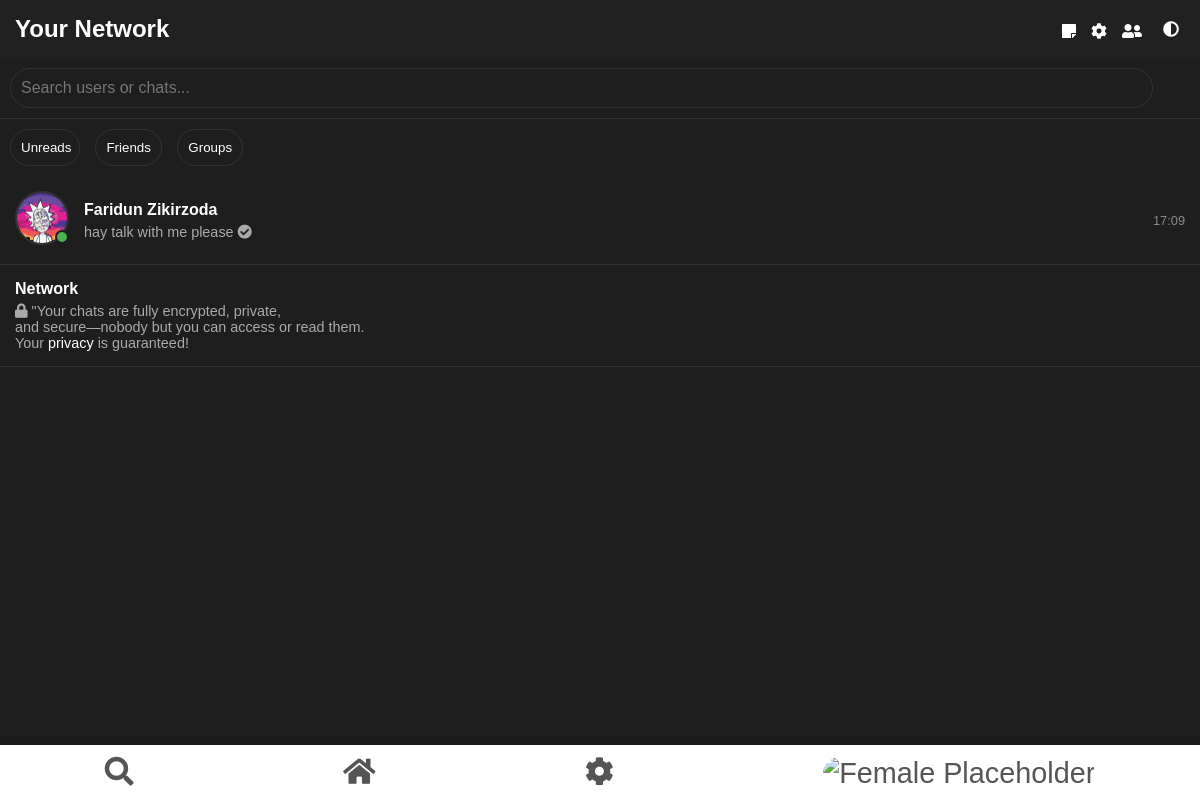
Page /chat-users/ (signed in) on the committed database.
### users/models.py (models this page shows, shortened)
class CustomUser(AbstractUser):
    blocked_users = models.ManyToManyField('self', symmetrical=False, related_name='blocked_by', blank=True)
    is_online = models.BooleanField(default=False)
    last_seen = models.DateTimeField(null=True, blank=True)
    GENDER_CHOICES = [
        ('M', 'Male'),
        ('F', 'Female')
    ]
    username = models.CharField(max_length=12, unique=True)
    name = models.CharField(max_length=100)
    email = models.EmailField(max_length=30)
    number= models.PositiveIntegerField(null=True, blank=True)
    surname = models.CharField(max_length=100)
    gender = models.CharField(max_length=1, choices=GENDER_CHOICES, default='M')
    mini_info = models.TextField(max_length=200, blank=True)
    friends = models.ManyToManyField('self', blank=True)
    music = models.FileField(upload_to='user_music/', blank=True, null=True)
    TYPE_CHOISE = [
        ('O', 'Open'),
        ('C', 'Close - request'),
        ('F', 'Friend - request')
    ]
    PROF_CHOISE = [
        ('C', 'Company'),
        ('P', 'Default - profile'),
        ('S', 'Online store')
    ]
    accounts_type = models.CharField(max_length=1, choices=TYPE_CHOISE, default='O')
    profile_type = models.CharField(max_length=1, choices=PROF_CHOISE, default='P')
    status_choices = [
        ('greate', 'Greate 😎'),
        ('good', 'Good 😍'),
        ('normal', 'Normal 😐'),
        ('sad', 'Sad 😔'),
        ('bad', 'Bad 😡'),
        ('super_bad', 'Super Bad 🤬'),
    ]
    status = models.CharField(max_length=10, choices=status_choices, default='normal')
    profile_pic = models.ImageField(upload_to='profile_pics/', blank=True, null=True)
    cover_pic = models.ImageField(upload_to='cover_pics/', blank=True, null=True)
    website = models.URLField(max_length=200, blank=True, null=True)

class Message(models.Model):
    chat = models.ForeignKey(Chat, related_name='messages', on_delete=models.CASCADE, null=True)
    sender = models.ForeignKey(CustomUser, related_name='sent_messages', on_delete=models.CASCADE)
    receiver = models.ForeignKey(CustomUser, related_name='received_messages', on_delete=models.CASCADE)
    content = models.TextField(blank=True, null=True)  # Text content (optional)
    image = models.ImageField(upload_to='messages/images/', blank=True, null=True)  # Image upload (optional)
    video = models.FileField(upload_to='messages/videos/', blank=True, null=True)  # Video upload (optional)
    timestamp = models.DateTimeField(auto_now_add=True)
    is_read = models.BooleanField(default=False)

### users/views.py (the view)
# urls.py: path('', views.chat_users_list, name='chat_users_list'),
@login_required
def chat_users_list(request):
    logged_in_user = request.user
    chat_users = Message.objects.filter(
        Q(sender=logged_in_user) | Q(receiver=logged_in_user)
    ).values('sender', 'receiver').distinct()
    users = []
    for chat_user in chat_users:
        users.append(chat_user['sender'] if chat_user['sender'] != logged_in_user.id else chat_user['receiver'])
    friend_requests_sent = FriendRequest.objects.filter(from_user=logged_in_user, status='sent')
    friend_requests_received = FriendRequest.objects.filter(to_user=logged_in_user, status='sent')
    friend_users = CustomUser.objects.filter(id__in=users).exclude(
        id__in=[request.to_user.id for request in friend_requests_received]
    )
    search_query = request.GET.get('search', '')
    if search_query:
        friend_users = friend_users.filter(Q(username__icontains=search_query) | Q(email__icontains=search_query) | Q(name__icontains=search_query) | Q(surname__icontains=search_query))
    recent_messages = {}
    for user in friend_users:
        last_message = Message.objects.filter(
            Q(sender=user) | Q(receiver=user),
            Q(sender=logged_in_user) | Q(receiver=logged_in_user)
        ).order_by('-timestamp').first()  # Get the most recent message
        recent_messages[user.id] = last_message
    blocked_users = request.user.blocked_users.all()
    paginator = Paginator(friend_users, 10)  # Show 10 users per page
    page_number = request.GET.get('page')
    page_obj = paginator.get_page(page_number)
    unread_messages = Message.objects.filter(
        receiver=logged_in_user, is_read=False
    ).order_by('timestamp')  # Fetch unread messages, ordered by timestamp
    friend_users_with_unread_messages = []
    for user in friend_users:
        user_unread_messages = unread_messages.filter(
            Q(sender=user) | Q(receiver=user)
        ).order_by('-timestamp')
        friend_users_with_unread_messages.append({
            'user': user,
            'unread_messages': user_unread_messages,
            'last_message': recent_messages.get(user.id)  # Add last message
        })
    friend_requests_count = FriendRequest.objects.filter(to_user=request.user).count()
    return render(request, 'users/chat_users_list.html', {
        'page_obj': page_obj,
        'friend_requests_count': friend_requests_count,
        'friend_users_with_unread_messages': friend_users_with_unread_messages,  # Pass unread messages to the template
        'search_query': search_query,  # Pass the search query to the template
        'blocked_users':blocked_users,
    })

### users/templates/users/chat_users_list.html (shortened to what this page needs)
<!DOCTYPE html>
<html lang="en">
<head>
  <link rel="stylesheet" href="https://cdnjs.cloudflare.com/ajax/libs/font-awesome/5.15.4/css/all.min.css">
  <link href="https://cdnjs.cloudflare.com/ajax/libs/font-awesome/5.15.4/css/all.min.css" rel="stylesheet">
</head>
<body>
  <div class="bottom-bar">
    <a href="{% url 'users_list' %}">
      <span class="icon"><i class="fas fa-search"></i></span>
    </a>
    <a href="{% url 'chat_users_list' %}">
      <span class="icon"><i class="fas fa-home"></i></span>
    </a>
    <a href="{% url 'delete_account' %}">
      <span class="icon"><i class="fas fa-cog"></i></span>
    </a>
    <a href="{% url 'profile' %}">
      <span class="icon">
      {% if request.user.profile_pic %}
      <img src="{{ request.user.profile_pic.url }}" alt="Profile Picture" >
  {% else %}
      {% if request.user.gender == "M" %}
      <img src="https://t3.ftcdn.net/jpg/04/43/94/64/360_F_443946404_7GUoIGZeyx7R7ymCicI3k0xPnrMoKDek.webp" alt="Male Placeholder">
      {% else %}
          <img src="https://media.istockphoto.com/id/1327592664/ru/%D0%B2%D0%B5%D0%BA%D1%82%D0%BE%D1%80%D0%BD%D0%B0%D1%8F/%D0%B7%D0%BD%D0%B0%D1%87%D0%BE%D0%BA-%D0%B7%D0%B0%D0%BF%D0%BE%D0%BB%D0%BD%D0%B8%D1%82%D0%B5%D0%BB%D1%8F-%D1%84%D0%BE%D1%82%D0%BE-%D0%B0%D0%B2%D0%B0%D1%82%D0%B0%D1%80%D0%B0-%D0%BF%D0%BE-%D1%83%D0%BC%D0%BE%D0%BB%D1%87%D0%B0%D0%BD%D0%B8%D1%8E-%D1%81%D0%B5%D1%80%D0%BE%D0%B5-%D0%B8%D0%B7%D0%BE%D0%B1%D1%80%D0%B0%D0%B6%D0%B5%D0%BD%D0%B8%D0%B5-%D0%BF%D1%80%D0%BE%D1%84%D0%B8%D0%BB%D1%8F-%D0%B4%D0%B5%D0%BB%D0%BE%D0%B2%D0%B0%D1%8F-%D0%B6%D0%B5%D0%BD%D1%89%D0%B8%D0%BD%D0%B0.jpg?s=170667a&w=0&k=20&c=zSkOCGQKzshhVaqfS6hHsmUYbOQopoz0Z3dcPllf8uE=" alt="Female Placeholder">
      {% endif %}
  {% endif %}</span>
    </a>
  </div>
  <div class="chat-container">
    <div class="header">
      <span class="title">Your Network</span>
      <div class="icons">
        <a href="{% url 'chat_with_user' request.user.username %}">
        <i class="fas fa-sticky-note"></i>
      </a>
      <a href="{% url 'edit_profile' %}">
        <i class="fas fa-cog"></i>
      </a>
      <a href="{% url 'groups' %}">
        <i class="fas fa-user-friends"></i>
      </a>
        <button class="theme-toggle" onclick="toggleTheme()">
          <i class="fas fa-adjust"></i>
        </button>
      </div>
    </div>
    <form method="get" action="{% url 'chat_users_list' %}">
    <div class="search-bar">
      <input type="text" name="search" placeholder="Search users or chats..." value="{{ search_query }}">
    </div>
  </form>
  <div>
    <button class="adds" id="unreads-btn">Unreads</button>
    <button class="show-friends">Friends</button>
    <a href="{% url 'groups' %}">
    <button class="groups">Groups</button>
  </a>
  </div>
    <div class="chat-list">
      {% for user in friend_users_with_unread_messages %}
      {% if user.user != request.user %}
      <a class="use" href="{% url 'chat_with_user' user.user.username %}">
      <div class="chat-item">
        <div class="status {% if user.user.is_online %}
        online
        {% else %}
        offline
        {% endif %}">
        {% if user.user.profile_pic %}
        <img src="{{ user.user.profile_pic.url }}" alt="Profile Picture" >
    {% else %}
        {% if user.user.gender == "M" %}
            <img src="https://i.pinimg.com/600x315/34/6e/1d/346e1df0044fd77dfb6f65cc086b2d5e.jpg" alt="Male Placeholder" >
        {% else %}
            <img src="https://i.pinimg.com/1200x/c7/0c/36/c70c3652b86753708079b17e9033c488.jpg" alt="Female Placeholder">
        {% endif %}
    {% endif %}
        </div>
        <div class="chat-details">
          {% if user.user in request.user.blocked_users.all %}
          <h4>{{ user.user.name }} {{ user.user.surname }} <i class="fas fa-ban" style="color: red;"></i></h4>
          {% elif request.user in user.user.blocked_users.all %}
          <h4 style="color: rgb(255, 84, 84);">{{ user.user.name }} {{ user.user.surname }} - Blocked you</h4>
          {% else %}
          <h4>{{ user.user.name }} {{ user.user.surname }}</h4>
          {% endif %}
          <p>{% if user.unread_messages %}
            {{ user.unread_messages.0.content }}
            {% else %}
        {% if user.last_message.sender == request.user %}
        <strong>You:</strong> {{ user.last_message.content }}
        {% else %}
        {{ user.last_message.content }}
        <i class="fas fa-check-circle"></i>
        {% endif %}</p>
        {% endif %}
        </div>
        <div class="chat-meta">
          <span>{% if user.unread_messages %}
            {{ user.unread_messages.0.timestamp|date:"H:i" }}
{% else %}
        {% if user.last_message %}{{ user.last_message.timestamp|date:"H:i" }}
        {% endif %}
        {% endif %}
      </span>
        </div>
      </div>
    </a>
      {% endif %}
      {% endfor %}
      <div class="chat-item">
    <div class="chat-details">
      <h4>Network</h4>
      <p><i class="fas fa-lock"></i> "Your chats are fully encrypted, private, <br> and secure—nobody but you can access or read them. <br> Your <a href="{% url 'terms' %}">privacy</a> is guaranteed!</p>
    </div>
  </div>
    </div>
  </div>
</body>
</html>

### users/templates/users/chat_users_list.html (style rules this page uses)
:root { --bg-color: #121212; --text-color: #fff; --container-color: #1e1e1e; --hover-color: #2a2a2a; --border-color: #333; --header-color: #a42eff; }
body { margin: 0; font-family: Arial, sans-serif; background-color: var(--bg-color); color: var(--text-color); transition: background-color 0.3s, color 0.3s; }
.chat-container { margin: auto; background-color: var(--container-color); box-shadow: 0 4px 6px rgba(0, 0, 0, 0.3); overflow: hidden; height: 100vh; display: flex; flex-direction: column; transition: background-color 0.3s, box-shadow 0.3s; }
.header { background-color: var(--header-color); color: white; padding: 15px; display: flex; justify-content: space-between; align-items: center; font-size: 1.5rem; font-weight: bold; position: sticky; top: 0; z-index: 10; transition: background-color 0.3s; }
.header .title { font-size: 1.5rem; }
.header .icons { display: flex; align-items: center; gap: 15px; }
.header .icons i { font-size: 1rem; cursor: pointer; transition: color 0.3s; }
.theme-toggle { background: none; border: none; color: white; font-size: 1.2rem; cursor: pointer; transition: color 0.3s; }
.search-bar { padding: 10px; border-bottom: 1px solid var(--border-color); }
.search-bar input { width: 95%; padding: 10px; border: 1px solid var(--border-color); border-radius: 20px; font-size: 1rem; outline: none; background-color: var(--container-color); color: var(--text-color); transition: background-color 0.3s, color 0.3s; }
.chat-list { flex: 1; overflow-y: auto; padding-bottom: 120px; }
.chat-item { display: flex; align-items: center; padding: 15px; border-bottom: 1px solid var(--border-color); cursor: pointer; transition: background-color 0.2s; }
.chat-item img { width: 50px; height: 50px; border: 2px solid var(--border-color); border-radius: 50%; object-fit: cover; margin-right: 15px; }
.chat-details { flex: 1; }
.chat-details h4 { margin: 0; font-size: 1rem; font-weight: bold; }
.chat-details p { margin: 5px 0 0; font-size: 0.9rem; color: #aaa; overflow: hidden; text-overflow: ellipsis; word-break: break-word; overflow: hidden; }
.chat-meta { text-align: right; }
.chat-meta span { display: block; font-size: 0.8rem; color: #888; }
.status { position: relative; display: inline-block; }
.status::after { content: ''; position: absolute; bottom: 0; right: 0; width: 10px; height: 10px; margin-right: 15px; margin-bottom: 5px; border: 2px solid var(--container-color); border-radius: 50%; }
.status.online::after { background-color: #4caf50; }
.use { color: var(--text-color); text-decoration: none; }
a { color: white; text-decoration: none; }
.adds { background-color: var(--container-color); border:1px solid var(--border-color); border-radius: 100px; max-width: 70px; max-height: 40px; padding: 10px; margin: 10px; margin-right: 1px; color: var(--text-color); cursor: pointer; transition: all 0.3s ease-in-out }
.show-friends { background-color: var(--container-color); border:1px solid var(--border-color); border-radius: 100px; max-width: 70px; max-height: 40px; padding: 10px; margin: 10px; margin-right: 1px; color: var(--text-color); cursor: pointer; transition: all 0.3s ease-in-out }
.bottom-bar { position: fixed; bottom: 0; left: 0; width: 100%; background-color: #ffffff; box-shadow: 0 -2px 10px rgba(0, 0, 0, 0.1); display: flex; justify-content: space-around; align-items: center; padding: 0.6rem 0; z-index: 1000; }
.bottom-bar a { text-decoration: none; color: #555; font-size: 1.5rem; display: flex; flex-direction: column; align-items: center; position: relative; transition: color 0.3s ease; }
.bottom-bar a .icon { font-size: 1.8rem; }
.groups { background-color: var(--container-color); border:1px solid var(--border-color); border-radius: 100px; max-width: 70px; max-height: 40px; padding: 10px; margin: 10px; margin-right: 1px; color: var(--text-color); cursor: pointer; transition: all 0.3s ease-in-out }
a { color: var(--text-color); }
.icon img { width: 35px; height: 35px; border-radius: 100px; margin-top: 3px; }

### rows in the picture
CustomUser: user.profile_pic (picture), user.name "Faridun", user.surname "Zikirzoda", last_message.content "hay talk with me please", last_message.timestamp "17:09"
